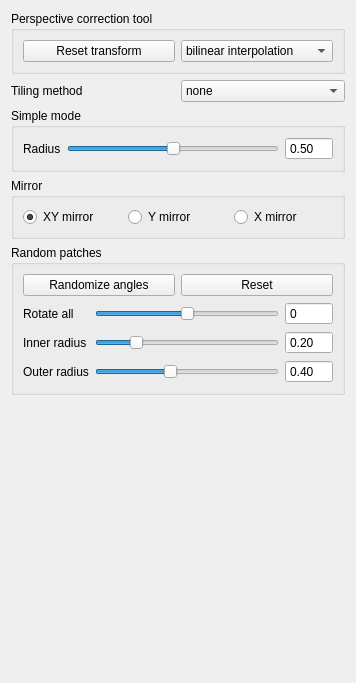
          <widget class="QWidget" name="scrollAreaWidgetContents_8">
           <property name="geometry">
            <rect>
             <x>0</x>
             <y>0</y>
             <width>356</width>
             <height>683</height>
            </rect>
           </property>
           <layout class="QVBoxLayout" name="verticalLayout_15">
            <item>
             <widget class="QGroupBox" name="PerspectiveTool">
              <property name="title">
               <string>Perspective correction tool</string>
              </property>
              <layout class="QHBoxLayout" name="horizontalLayout_5">
               <item>
                <widget class="QPushButton" name="pushButtonResetTransform">
                 <property name="text">
                  <string>Reset transform</string>
                 </property>
                </widget>
               </item>
               <item>
                <widget class="QComboBox" name="comboBoxPerspectiveTransformMethod">
                 <property name="currentIndex">
                  <number>0</number>
                 </property>
                 <item>
                  <property name="text">
                   <string>bilinear interpolation</string>
                  </property>
                 </item>
                 <item>
                  <property name="text">
                   <string>linear interpolation</string>
                  </property>
                 </item>
                </widget>
               </item>
              </layout>
             </widget>
            </item>
            <item>
             <layout class="QGridLayout" name="gridLayout_7">
              <item row="0" column="1">
               <widget class="QComboBox" name="comboBoxSeamlessMode">
                <item>
                 <property name="text">
                  <string>none</string>
                 </property>
                </item>
                <item>
                 <property name="text">
                  <string>simple</string>
                 </property>
                </item>
                <item>
                 <property name="text">
                  <string>mirror</string>
                 </property>
                </item>
                <item>
                 <property name="text">
                  <string>random</string>
                 </property>
                </item>
               </widget>
              </item>
              <item row="0" column="0">
               <widget class="QLabel" name="label_20">
                <property name="text">
                 <string>Tiling method</string>
                </property>
               </widget>
              </item>
             </layout>
            </item>
            <item>
             <widget class="QGroupBox" name="groupBoxSimpleSeamlessMode">
              <property name="title">
               <string>Simple mode</string>
              </property>
              <layout class="QVBoxLayout" name="verticalLayout_20">
               <item>
                <layout class="QGridLayout" name="gridLayout_9">
                 <item row="1" column="2">
                  <widget class="QDoubleSpinBox" name="doubleSpinBoxMakeSeamless">
                   <property name="readOnly">
                    <bool>true</bool>
                   </property>
                   <property name="buttonSymbols">
                    <enum>QAbstractSpinBox::NoButtons</enum>
                   </property>
                   <property name="maximum">
                    <double>100.000000000000000</double>
                   </property>
                   <property name="value">
                    <double>0.500000000000000</double>
                   </property>
                  </widget>
                 </item>
                 <item row="1" column="1">
                  <widget class="QSlider" name="horizontalSliderMakeSeamlessRadius">
                   <property name="toolTip">
                    <string/>
                   </property>
                   <property name="statusTip">
                    <string>Seamless radius</string>
                   </property>
                   <property name="maximum">
                    <number>100</number>
                   </property>
                   <property name="value">
                    <number>50</number>
                   </property>
                   <property name="orientation">
                    <enum>Qt::Horizontal</enum>
                   </property>
                  </widget>
                 </item>
                 <item row="1" column="0">
                  <widget class="QLabel" name="label_21">
                   <property name="text">
                    <string>Radius</string>
                   </property>
                  </widget>
                 </item>
                </layout>
               </item>
              </layout>
             </widget>
            </item>
            <item>
             <widget class="QGroupBox" name="groupBoxMirrorMode">
              <property name="title">
               <string>Mirror </string>
              </property>
              <layout class="QHBoxLayout" name="horizontalLayout">
               <item>
                <widget class="QRadioButton" name="radioButtonMirrorModeXY">
                 <property name="text">
                  <string>XY mirror</string>
                 </property>
                 <property name="checked">
                  <bool>true</bool>
                 </property>
                </widget>
               </item>
               <item>
                <widget class="QRadioButton" name="radioButtonMirrorModeY">
                 <property name="text">
                  <string>Y mirror</string>
                 </property>
                </widget>
               </item>
               <item>
                <widget class="QRadioButton" name="radioButtonMirrorModeX">
                 <property name="text">
                  <string>X mirror</string>
                 </property>
                </widget>
               </item>
              </layout>
             </widget>
            </item>
            <item>
             <widget class="QGroupBox" name="groupBoxRandomPatchesMode">
              <property name="title">
               <string>Random patches</string>
              </property>
              <layout class="QVBoxLayout" name="verticalLayout_21">
               <item>
                <layout class="QHBoxLayout" name="horizontalLayout_3">
                 <item>
                  <widget class="QPushButton" name="pushButtonRandomPatchesRandomize">
                   <property name="text">
                    <string>Randomize angles</string>
                   </property>
                  </widget>
                 </item>
                 <item>
                  <widget class="QPushButton" name="pushButtonRandomPatchesReset">
                   <property name="text">
                    <string>Reset</string>
                   </property>
                  </widget>
                 </item>
                </layout>
               </item>
               <item>
                <layout class="QGridLayout" name="gridLayout_10">
                 <item row="1" column="0">
                  <widget class="QLabel" name="label_24">
                   <property name="text">
                    <string>Rotate all</string>
                   </property>
                  </widget>
                 </item>
                 <item row="2" column="1">
                  <widget class="QSlider" name="horizontalSliderRandomPatchesInnerRadius">
                   <property name="maximum">
                    <number>100</number>
                   </property>
                   <property name="value">
                    <number>20</number>
                   </property>
                   <property name="orientation">
                    <enum>Qt::Horizontal</enum>
                   </property>
                  </widget>
                 </item>
                 <item row="1" column="1">
                  <widget class="QSlider" name="horizontalSliderRandomPatchesRotate">
                   <property name="minimum">
                    <number>-180</number>
                   </property>
                   <property name="maximum">
                    <number>180</number>
                   </property>
                   <property name="orientation">
                    <enum>Qt::Horizontal</enum>
                   </property>
                  </widget>
                 </item>
                 <item row="1" column="2">
                  <widget class="QDoubleSpinBox" name="doubleSpinBoxRandomPatchesAngle">
                   <property name="readOnly">
                    <bool>true</bool>
                   </property>
                   <property name="buttonSymbols">
                    <enum>QAbstractSpinBox::NoButtons</enum>
                   </property>
                   <property name="decimals">
                    <number>0</number>
                   </property>
                   <property name="minimum">
                    <double>-180.000000000000000</double>
                   </property>
                   <property name="maximum">
                    <double>180.000000000000000</double>
                   </property>
                  </widget>
                 </item>
                 <item row="3" column="1">
                  <widget class="QSlider" name="horizontalSliderRandomPatchesOuterRadius">
                   <property name="maximum">
                    <number>100</number>
                   </property>
                   <property name="value">
                    <number>40</number>
                   </property>
                   <property name="orientation">
                    <enum>Qt::Horizontal</enum>
                   </property>
                  </widget>
                 </item>
                 <item row="2" column="0">
                  <widget class="QLabel" name="label_25">
                   <property name="text">
                    <string>Inner radius</string>
                   </property>
                  </widget>
                 </item>
                 <item row="3" column="0">
                  <widget class="QLabel" name="label_26">
                   <property name="text">
                    <string>Outer radius</string>
                   </property>
                  </widget>
                 </item>
                 <item row="2" column="2">
                  <widget class="QDoubleSpinBox" name="doubleSpinBoxRandomPatchesInnerRadius">
                   <property name="readOnly">
                    <bool>true</bool>
                   </property>
                   <property name="buttonSymbols">
                    <enum>QAbstractSpinBox::NoButtons</enum>
                   </property>
                   <property name="accelerated">
                    <bool>false</bool>
                   </property>
                   <property name="maximum">
                    <double>100.000000000000000</double>
                   </property>
                   <property name="value">
                    <double>0.200000000000000</double>
                   </property>
                  </widget>
                 </item>
                 <item row="3" column="2">
                  <widget class="QDoubleSpinBox" name="doubleSpinBoxRandomPatchesOuterRadius">
                   <property name="readOnly">
                    <bool>true</bool>
                   </property>
                   <property name="buttonSymbols">
                    <enum>QAbstractSpinBox::NoButtons</enum>
                   </property>
                   <property name="maximum">
                    <double>100.000000000000000</double>
                   </property>
                   <property name="value">
                    <double>0.400000000000000</double>
                   </property>
                  </widget>
                 </item>
                </layout>
               </item>
              </layout>
             </widget>
            </item>
            <item>
             <spacer name="verticalSpacer_2">
              <property name="orientation">
               <enum>Qt::Vertical</enum>
              </property>
              <property name="sizeHint" stdset="0">
               <size>
                <width>20</width>
                <height>40</height>
               </size>
              </property>
             </spacer>
            </item>
           </layout>
          </widget>
